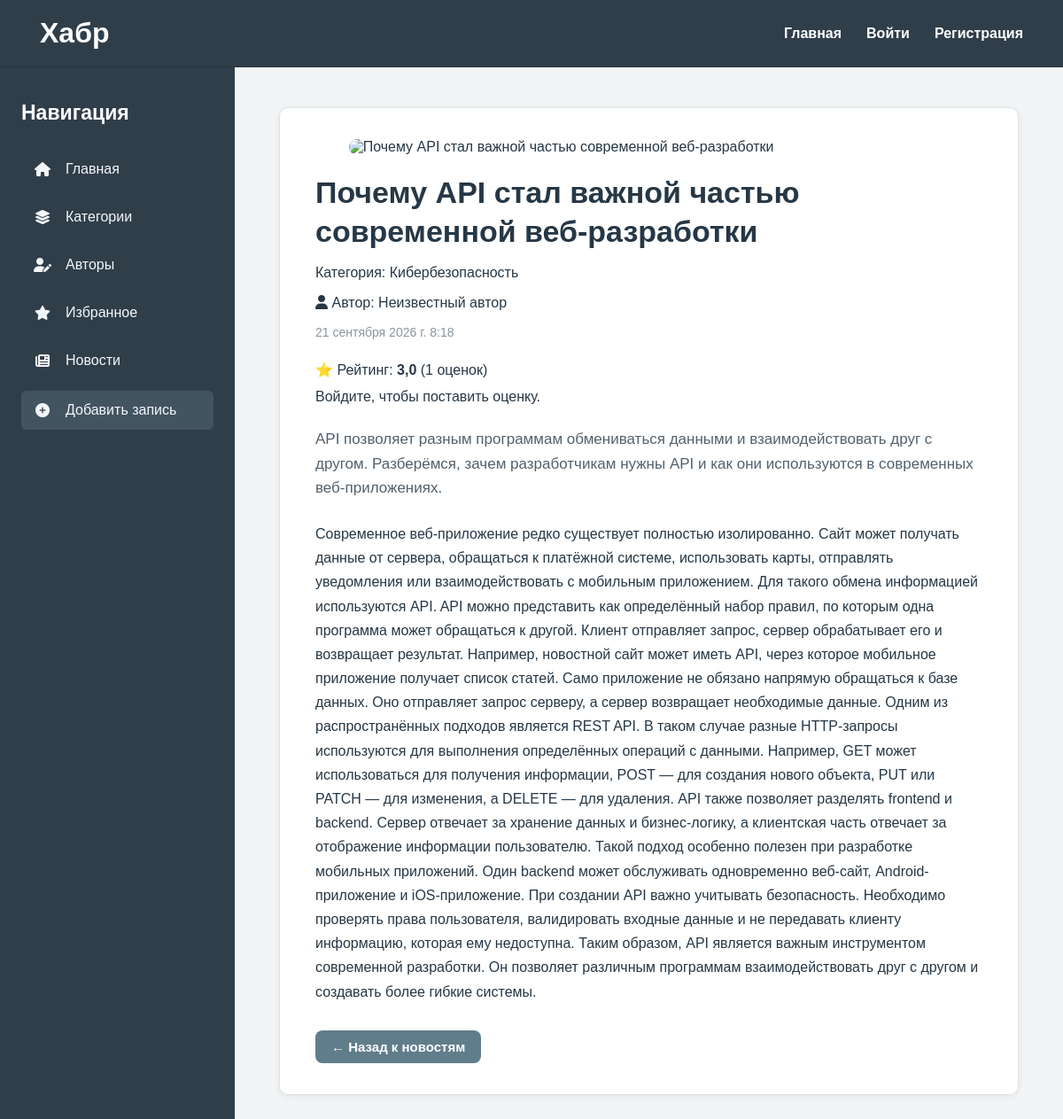
/news/12/, run on the app's committed database.
### news/models.py (models this page shows, shortened)
class News(models.Model):
    title = models.CharField("Название", max_length=100)
    anons = models.CharField("Название", max_length=250)
    full_text = models.TextField("Статья")
    data = models.DateTimeField("Дата публикации")
    category = models.ForeignKey(
        Category,
        on_delete=models.CASCADE,
        related_name="news",
        verbose_name="Категория",
    )
    author = models.ForeignKey(
        User, on_delete=models.CASCADE, related_name="news", null=True, blank=True
    )
    image = CloudinaryField("Изображение", blank=True, null=True)
    status = models.CharField(
        'Статус',
        max_length=20,
        choices=[
            ('pending', 'На проверке'),
            ('approved', 'Одобрено'),
            ('rejected', 'Отклонено'),
        ],
        default='pending'
    )
    class Meta:
        verbose_name = "Новость"
        verbose_name_plural = "Новости"

class Category(models.Model):
    name = models.CharField("Название", max_length=100)

### news/views.py (the view)
# urls.py: path("<int:pk>/", views.NewsDetailView.as_view(), name="detail"),
class NewsDetailView(DetailView):
    model = News
    template_name = "news/details_view.html"
    context_object_name = "post"
    def dispatch(self, request, *args, **kwargs):
        self.object = self.get_object()
        is_admin = (
            request.user.is_superuser
            or request.user.groups.filter(name="Admin").exists()
        )
        is_author = (
            request.user.is_authenticated
            and self.object.author == request.user
        )
        if self.object.status != "approved" and not (is_admin or is_author):
            raise PermissionDenied
        return super().dispatch(request, *args, **kwargs)
    def get_context_data(self, **kwargs):
        context = super().get_context_data(**kwargs)
        post = self.object
        ratings = post.ratings.all()
        context["rating_count"] = ratings.count()
        if ratings.exists():
            context["average_rating"] = round(
                sum(rating.value for rating in ratings) / ratings.count(), 1
            )
        else:
            context["average_rating"] = 0
        if self.request.user.is_authenticated:
            user_rating = ratings.filter(user=self.request.user).first()
            context["user_rating"] = user_rating.value if user_rating else None
        else:
            context["user_rating"] = None
        return context

### news/templates/news/details_view.html (shortened to what this page needs)
{% extends 'layout.html' %}
{% block content %}
<article class="news-detail">
    {% if post.image %}
        <img
            src="{{ post.image.url }}"
            alt="{{ post.title }}"
            class="news-detail-image"
        >
    {% endif %}
    <h1>{{ post.title }}</h1>
    <p class="news-category">
    Категория: {{ post.category.name }}
    </p>
    <p class="news-author">
        <i class="fa-solid fa-user"></i>
        Автор: {{ post.author.username|default:"Неизвестный автор" }}
    </p>
    <p class="news-date">
        {{ post.data }}
    </p>
    <div class="news-rating" style="
    margin-top: 20px;
    margin-bottom: 25px;
">
    <p style="margin-bottom: 12px;">
        ⭐ Рейтинг:
        <strong>{{ average_rating }}</strong>
        ({{ rating_count }} оценок)
    </p>
    {% if user.is_authenticated %}
        <form method="post" action="{% url 'rate-news' post.pk %}">
            {% csrf_token %}
            <div style="
                display: flex;
                flex-direction: column;
                gap: 10px;
                max-width: 635px;
            ">
                <label for="rating">
                    Ваша оценка:
                </label>
                <select
                    name="rating"
                    id="rating"
                    style="
                        padding: 10px;
                        border: 1px solid #ccc;
                        border-radius: 6px;
                        font-size: 15px;
                    "
                >
                    <option value="1" {% if user_rating == 1 %}selected{% endif %}>
                        1 ⭐
                    </option>
                    <option value="2" {% if user_rating == 2 %}selected{% endif %}>
                        2 ⭐
                    </option>
                    <option value="3" {% if user_rating == 3 %}selected{% endif %}>
                        3 ⭐
                    </option>
                    <option value="4" {% if user_rating == 4 %}selected{% endif %}>
                        4 ⭐
                    </option>
                    <option value="5" {% if user_rating == 5 %}selected{% endif %}>
                        5 ⭐
                    </option>
                </select>
                <button
                    type="submit"
                    style="
                        width: fit-content;
                        padding: 9px 22px;
                        border: none;
                        border-radius: 6px;
                        background-color: #4d9ac4;
                        color: white;
                        cursor: pointer;
                        font-size: 15px;
                    "
                >
                    Оценить
                </button>
            </div>
        </form>
    {% else %}
        <p style="margin-top: 12px;">
            Войдите, чтобы поставить оценку.
        </p>
    {% endif %}
</div>
    <p class="news-anons">
        {{ post.anons }}
    </p>
    <div class="news-text">
        {{ post.full_text }}
    </div>
    <div style="
        margin-top: 30px;
        display: flex;
        gap: 12px;
        align-items: center;
        flex-wrap: wrap;
    ">
        <a href="{% url 'news' %}" style="
            display: inline-block;
            padding: 10px 18px;
            background-color: #607d8b;
            color: white;
            border-radius: 8px;
            text-decoration: none;
            font-size: 15px;
            font-weight: 600;
        ">
            ← Назад к новостям
        </a>
    </div>
</article>
{% endblock %}

### main/static/main/css/main.css (style rules this page uses)
* { box-sizing: border-box; }
body { margin: 0; font-family: Arial, Helvetica, sans-serif; background: #f2f4f5; color: #263746; }
.news-detail { padding: 35px 40px; background: white; border: 1px solid #dce2e6; border-radius: 10px; box-shadow: 0 2px 8px rgba(0, 0, 0, 0.06); }
.news-detail h1 { margin: 0 0 15px; color: #263746; font-size: 34px; line-height: 1.3; }
.news-date { margin-bottom: 25px; color: #89959e; font-size: 14px; }
.news-anons { color: #52616d; font-size: 17px; line-height: 1.6; font-weight: 500; }
.news-text { margin-top: 25px; color: #263746; font-size: 16px; line-height: 1.7; }
.news-detail-image { display: block; width: 90%; max-width: 700px; max-height: 480px; object-fit: cover; border-radius: 10px; margin: 0 auto 20px; }

### data on the page
News: title "Почему API стал важной частью современной веб-разработки", category.name "Кибербезопасность", author.username "Неизвестный автор", data "21 сентября 2026 г. 8:18", anons "API позволяет разным программам обмениваться данными и взаимодействовать друг с другом. Разберёмся, зачем разработчикам нужны API и как они используются в современных веб-приложениях.", full_text "Современное веб-приложение редко существует полностью изолированно. Сайт может получать данные от сервера, обращаться к платёжной системе, использовать карты, отправлять уведомления или взаимодействовать с мобильным приложением. Для такого обмена информацией используются API. API можно представить как определённый набор правил, по которым одна программа может обращаться к другой. Клиент отправляет запрос, сервер обрабатывает его и возвращает результат. Например, новостной сайт может иметь API, через которое мобильное приложение получает список статей. Само приложение не обязано напрямую обращаться к базе данных. Оно отправляет запрос серверу, а сервер возвращает необходимые данные. Одним из…"

### other printed values
{{ average_rating }} "3,0"
{{ rating_count }} "1"
